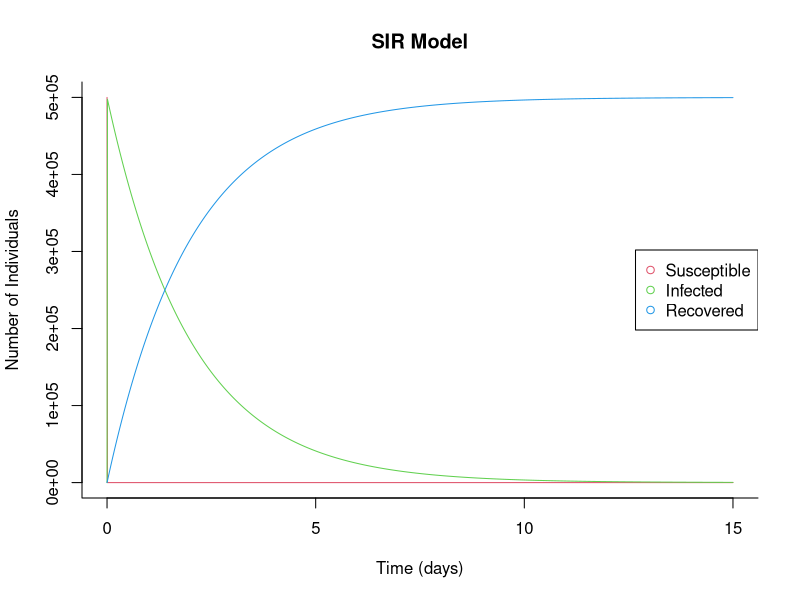
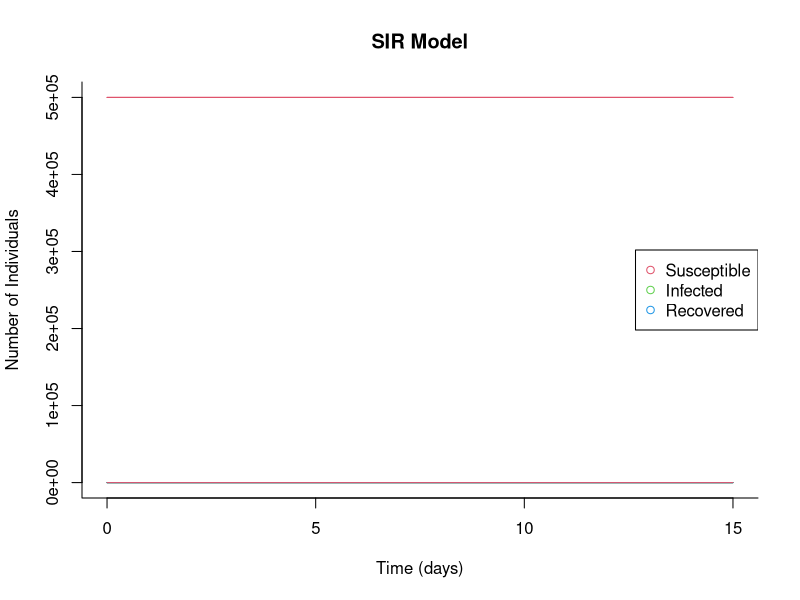

Recreate these plots in R, in order.
#install.packages("deSolve")
library(deSolve)

#Set up system of ordinary differential equations
sir <- function(time, state, parameters) {
  with(as.list(c(state, parameters)), {
    dS <- -beta * S * I
    dI <- beta * S * I - gamma * I
    dR <- gamma * I
    
    return(list(c(dS, dI, dR)))
  })
}

#Define initial conditions and parameter values
init <- c(S = 500000, I = 1, R=0) #population size, and how many individuals start in each susceptible, infected, or removed category
parameters <- c(beta = 0.0734, gamma = 0.5) #you can play with transmission and recovery rates here
time <- seq(0, 15, by = .01) #how long to integrate over [time interval]?

#Run ordinary differential equation solver
out <- as.data.frame(ode(y = init, times = time, func = sir, parms = parameters))
out$time<-NULL

#Plot the output
matplot(time, out, type = "l", xlab = "Time (days)", ylab = "Number of Individuals", main = "SIR Model", lwd = 1, lty = 1, bty = "l", 
        col = 2:4)
legend("right", c("Susceptible", "Infected", "Recovered"), pch = 1, col = 2:4)



# Flea/Rat/Human Model ----------------------------------------------------

#Set up system of ordinary differential equations
ratfleaSIR <- function(time, state, parameters) {
  with(as.list(c(state, parameters)), {
    N_r<-S_r+I_r+R_r
    dS_r <- -beta_r * S_r * Fl *(1-exp(-1*alpha*N_r))/N_r #Susceptible rats
    dI_r <- -beta_r * S_r * Fl *(1-exp(-1*alpha*N_r))/N_r- gamma_r * I_r #Infected rats
    dR_r <- g_r*gamma_r * I_r #Recovered rats
    dD_r <- (1-g_r)*gamma_r * I_r #Dead rats

    
    dH<-r_f*H*(1-H/K_f) #Fleas/rat
    dFl<-(1-g_r)*gamma_r*I_r*H-d_f*Fl #Fleas in environment
    
    N_h<-S_h+I_h+R_h
    dS_h<- -beta_h * S_h * Fl *(exp(-1*alpha*N_r))/N_h #susceptible humans
    dI_h<- beta_h * S_h * Fl *(exp(-1*alpha*N_r))/N_h- gamma_h * I_h #infected humans
    dR_h<- g_h*gamma_h * I_h #recovered humans
    dD_h<- (1-g_h)*gamma_h * I_h #dead humans
    
    return(list(c(dS_r, dI_r, dR_r, dD_r, dH, dFl, dS_h, dI_h, dR_h, dD_h)))
  })
}

#Define initial conditions and parameter values
init <- c(S_r<-500000, I_r=1, R_r=0, D_r=0, H=5, Fl=0, S_h = 500000, I_h = 0, R_h=0, D_h=0) #population size, and how many individuals start in each susceptible, infected, or removed category
parameters <- c(beta_r = 0.0734, alpha=3/S_r, gamma_r = 1/5.2, g_r=0.1, r_f=0.0084, K_f=6, d_f=1/5, beta_h=0.0734, gamma_h=0.1, g_h=0.2) #you can play with transmission and recovery rates here
time <- seq(0, 15, by = .01) #how long to integrate over [time interval]?

#Run ordinary differential equation solver
out <- as.data.frame(ode(y = init, times = time, func = ratfleaSIR, parms = parameters))
out$time<-NULL

#Plot the output
matplot(time, out, type = "l", xlab = "Time (days)", ylab = "Number of Individuals", main = "SIR Model", lwd = 1, lty = 1, bty = "l", 
        col = 2:4)
legend("right", c("Susceptible", "Infected", "Recovered"), pch = 1, col = 2:4)
